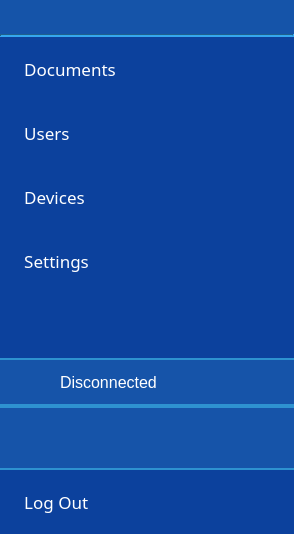
<?xml version="1.0" encoding="UTF-8"?>
<ui version="4.0">
 <class>MenuWidget</class>
 <widget class="QWidget" name="MenuWidget">
  <property name="geometry">
   <rect>
    <x>0</x>
    <y>0</y>
    <width>294</width>
    <height>534</height>
   </rect>
  </property>
  <property name="windowTitle">
   <string>Form</string>
  </property>
  <layout class="QVBoxLayout" name="verticalLayout">
   <property name="spacing">
    <number>0</number>
   </property>
   <property name="leftMargin">
    <number>0</number>
   </property>
   <property name="topMargin">
    <number>0</number>
   </property>
   <property name="rightMargin">
    <number>0</number>
   </property>
   <property name="bottomMargin">
    <number>0</number>
   </property>
   <item>
    <widget class="QWidget" name="widget_menu" native="true">
     <property name="minimumSize">
      <size>
       <width>200</width>
       <height>0</height>
      </size>
     </property>
     <property name="styleSheet">
      <string notr="true">QWidget#widget_menu
{
background-color: rgb(12, 65, 157);
}

QPushButton,
QPushButton:pressed
{
color: rgb(255, 255, 255);
background-color: rgb(12, 65, 157);
text-align: left;
padding-left: 10px;
}

QPushButton:checked
{
background-color: rgb(46, 145, 208);
border: 0;
}</string>
     </property>
     <layout class="QVBoxLayout" name="verticalLayout_8">
      <property name="spacing">
       <number>0</number>
      </property>
      <property name="leftMargin">
       <number>0</number>
      </property>
      <property name="topMargin">
       <number>0</number>
      </property>
      <property name="rightMargin">
       <number>0</number>
      </property>
      <property name="bottomMargin">
       <number>0</number>
      </property>
      <item>
       <layout class="QVBoxLayout" name="verticalLayout_3">
        <item>
         <widget class="QWidget" name="widget_3" native="true">
          <property name="styleSheet">
           <string notr="true">QWidget#widget_3
{
background-color: rgb(21, 84, 169);
}</string>
          </property>
          <layout class="QHBoxLayout" name="horizontalLayout_3">
           <property name="spacing">
            <number>6</number>
           </property>
           <property name="leftMargin">
            <number>25</number>
           </property>
           <property name="topMargin">
            <number>10</number>
           </property>
           <property name="rightMargin">
            <number>10</number>
           </property>
           <property name="bottomMargin">
            <number>10</number>
           </property>
           <item>
            <widget class="QLabel" name="label">
             <property name="maximumSize">
              <size>
               <width>80000</width>
               <height>80000</height>
              </size>
             </property>
             <property name="text">
              <string/>
             </property>
             <property name="pixmap">
              <pixmap resource="../rc/resources.qrc">:/logos/images/logos/parsec_white_small.png</pixmap>
             </property>
             <property name="scaledContents">
              <bool>false</bool>
             </property>
            </widget>
           </item>
          </layout>
         </widget>
        </item>
        <item>
         <widget class="QFrame" name="frame">
          <property name="styleSheet">
           <string notr="true">QFrame#frame
{
background-color: rgb(46, 145, 208);
}</string>
          </property>
          <property name="frameShape">
           <enum>QFrame::HLine</enum>
          </property>
          <property name="frameShadow">
           <enum>QFrame::Sunken</enum>
          </property>
          <property name="lineWidth">
           <number>2</number>
          </property>
         </widget>
        </item>
        <item>
         <widget class="QPushButton" name="button_files">
          <property name="enabled">
           <bool>true</bool>
          </property>
          <property name="minimumSize">
           <size>
            <width>0</width>
            <height>64</height>
           </size>
          </property>
          <property name="maximumSize">
           <size>
            <width>16777215</width>
            <height>64</height>
           </size>
          </property>
          <property name="baseSize">
           <size>
            <width>64</width>
            <height>0</height>
           </size>
          </property>
          <property name="font">
           <font>
            <family>Proxima Nova</family>
            <pointsize>13</pointsize>
            <weight>50</weight>
            <italic>false</italic>
            <bold>false</bold>
           </font>
          </property>
          <property name="layoutDirection">
           <enum>Qt::LeftToRight</enum>
          </property>
          <property name="autoFillBackground">
           <bool>false</bool>
          </property>
          <property name="styleSheet">
           <string notr="true"/>
          </property>
          <property name="text">
           <string>   Documents</string>
          </property>
          <property name="icon">
           <iconset resource="../rc/resources.qrc">
            <normaloff>:/icons/images/icons/menu_folder.png</normaloff>:/icons/images/icons/menu_folder.png</iconset>
          </property>
          <property name="iconSize">
           <size>
            <width>32</width>
            <height>32</height>
           </size>
          </property>
          <property name="checkable">
           <bool>true</bool>
          </property>
          <property name="flat">
           <bool>true</bool>
          </property>
         </widget>
        </item>
        <item>
         <widget class="QPushButton" name="button_users">
          <property name="enabled">
           <bool>true</bool>
          </property>
          <property name="minimumSize">
           <size>
            <width>0</width>
            <height>64</height>
           </size>
          </property>
          <property name="maximumSize">
           <size>
            <width>16777215</width>
            <height>64</height>
           </size>
          </property>
          <property name="baseSize">
           <size>
            <width>0</width>
            <height>64</height>
           </size>
          </property>
          <property name="font">
           <font>
            <family>Proxima Nova</family>
            <pointsize>13</pointsize>
            <weight>50</weight>
            <italic>false</italic>
            <bold>false</bold>
           </font>
          </property>
          <property name="styleSheet">
           <string notr="true"/>
          </property>
          <property name="text">
           <string>   Users</string>
          </property>
          <property name="icon">
           <iconset resource="../rc/resources.qrc">
            <normaloff>:/icons/images/icons/menu_group.png</normaloff>:/icons/images/icons/menu_group.png</iconset>
          </property>
          <property name="iconSize">
           <size>
            <width>32</width>
            <height>32</height>
           </size>
          </property>
          <property name="checkable">
           <bool>true</bool>
          </property>
          <property name="flat">
           <bool>true</bool>
          </property>
         </widget>
        </item>
        <item>
         <widget class="QPushButton" name="button_devices">
          <property name="enabled">
           <bool>true</bool>
          </property>
          <property name="minimumSize">
           <size>
            <width>0</width>
            <height>64</height>
           </size>
          </property>
          <property name="maximumSize">
           <size>
            <width>16777215</width>
            <height>64</height>
           </size>
          </property>
          <property name="baseSize">
           <size>
            <width>0</width>
            <height>64</height>
           </size>
          </property>
          <property name="font">
           <font>
            <family>Proxima Nova</family>
            <pointsize>13</pointsize>
            <weight>50</weight>
            <italic>false</italic>
            <bold>false</bold>
           </font>
          </property>
          <property name="styleSheet">
           <string notr="true"/>
          </property>
          <property name="text">
           <string>   Devices</string>
          </property>
          <property name="icon">
           <iconset resource="../rc/resources.qrc">
            <normaloff>:/icons/images/icons/menu_devices.png</normaloff>:/icons/images/icons/menu_devices.png</iconset>
          </property>
          <property name="iconSize">
           <size>
            <width>32</width>
            <height>32</height>
           </size>
          </property>
          <property name="checkable">
           <bool>true</bool>
          </property>
          <property name="checked">
           <bool>false</bool>
          </property>
          <property name="flat">
           <bool>true</bool>
          </property>
         </widget>
        </item>
        <item>
         <widget class="QPushButton" name="button_settings">
          <property name="enabled">
           <bool>true</bool>
          </property>
          <property name="minimumSize">
           <size>
            <width>0</width>
            <height>64</height>
           </size>
          </property>
          <property name="maximumSize">
           <size>
            <width>16777215</width>
            <height>64</height>
           </size>
          </property>
          <property name="baseSize">
           <size>
            <width>0</width>
            <height>64</height>
           </size>
          </property>
          <property name="font">
           <font>
            <family>Proxima Nova</family>
            <pointsize>13</pointsize>
            <weight>50</weight>
            <italic>false</italic>
            <bold>false</bold>
           </font>
          </property>
          <property name="styleSheet">
           <string notr="true"/>
          </property>
          <property name="text">
           <string>   Settings</string>
          </property>
          <property name="icon">
           <iconset resource="../rc/resources.qrc">
            <normaloff>:/icons/images/icons/menu_settings.png</normaloff>:/icons/images/icons/menu_settings.png</iconset>
          </property>
          <property name="iconSize">
           <size>
            <width>32</width>
            <height>32</height>
           </size>
          </property>
          <property name="checkable">
           <bool>true</bool>
          </property>
          <property name="flat">
           <bool>true</bool>
          </property>
         </widget>
        </item>
        <item>
         <spacer name="verticalSpacer">
          <property name="orientation">
           <enum>Qt::Vertical</enum>
          </property>
          <property name="sizeHint" stdset="0">
           <size>
            <width>20</width>
            <height>40</height>
           </size>
          </property>
         </spacer>
        </item>
        <item>
         <widget class="QWidget" name="widget_connection" native="true">
          <property name="styleSheet">
           <string notr="true">QWidget#widget_connection
{
border-top: 2px solid rgb(46, 146, 208);
border-bottom: 2px solid rgb(46, 146, 208);
color: rgb(255, 255, 255);
text-align: left;
padding-left: 10px;
background-color: rgb(22, 84, 169);
}
</string>
          </property>
          <layout class="QHBoxLayout" name="horizontalLayout_6">
           <item>
            <widget class="QLabel" name="label_connection_icon">
             <property name="minimumSize">
              <size>
               <width>45</width>
               <height>30</height>
              </size>
             </property>
             <property name="maximumSize">
              <size>
               <width>45</width>
               <height>30</height>
              </size>
             </property>
             <property name="text">
              <string/>
             </property>
             <property name="pixmap">
              <pixmap resource="../rc/resources.qrc">:/icons/images/icons/cloud_offline.png</pixmap>
             </property>
             <property name="scaledContents">
              <bool>true</bool>
             </property>
            </widget>
           </item>
           <item>
            <widget class="QLabel" name="label_connection_text">
             <property name="font">
              <font>
               <pointsize>12</pointsize>
              </font>
             </property>
             <property name="styleSheet">
              <string notr="true">color: rgb(255, 255, 255);</string>
             </property>
             <property name="text">
              <string>Disconnected</string>
             </property>
            </widget>
           </item>
          </layout>
         </widget>
        </item>
        <item>
         <widget class="QWidget" name="widget_info" native="true">
          <property name="minimumSize">
           <size>
            <width>0</width>
            <height>64</height>
           </size>
          </property>
          <property name="maximumSize">
           <size>
            <width>16777215</width>
            <height>64</height>
           </size>
          </property>
          <property name="styleSheet">
           <string notr="true">QWidget#widget_info
{
border-top: 2px solid rgb(46, 146, 208);
border-bottom: 2px solid rgb(46, 146, 208);
color: rgb(255, 255, 255);
text-align: left;
padding-left: 10px;
background-color: rgb(22, 84, 169);
}
</string>
          </property>
          <layout class="QHBoxLayout" name="horizontalLayout_9">
           <property name="spacing">
            <number>0</number>
           </property>
           <property name="leftMargin">
            <number>15</number>
           </property>
           <property name="topMargin">
            <number>0</number>
           </property>
           <property name="rightMargin">
            <number>0</number>
           </property>
           <property name="bottomMargin">
            <number>0</number>
           </property>
           <item>
            <widget class="QLabel" name="label_4">
             <property name="minimumSize">
              <size>
               <width>28</width>
               <height>35</height>
              </size>
             </property>
             <property name="maximumSize">
              <size>
               <width>28</width>
               <height>35</height>
              </size>
             </property>
             <property name="text">
              <string/>
             </property>
             <property name="pixmap">
              <pixmap resource="../rc/resources.qrc">:/icons/images/icons/user_menu.png</pixmap>
             </property>
             <property name="scaledContents">
              <bool>true</bool>
             </property>
             <property name="alignment">
              <set>Qt::AlignCenter</set>
             </property>
            </widget>
           </item>
           <item>
            <layout class="QVBoxLayout" name="verticalLayout_7">
             <property name="spacing">
              <number>0</number>
             </property>
             <property name="leftMargin">
              <number>20</number>
             </property>
             <item>
              <widget class="QLabel" name="label_username">
               <property name="font">
                <font>
                 <pointsize>12</pointsize>
                 <weight>75</weight>
                 <bold>true</bold>
                </font>
               </property>
               <property name="styleSheet">
                <string notr="true">QLabel#label_username
{
color: rgb(255, 255, 255);
}</string>
               </property>
               <property name="text">
                <string/>
               </property>
              </widget>
             </item>
             <item>
              <widget class="QLabel" name="label_device">
               <property name="font">
                <font>
                 <pointsize>12</pointsize>
                 <weight>75</weight>
                 <bold>true</bold>
                </font>
               </property>
               <property name="styleSheet">
                <string notr="true">QLabel#label_device
{
color: rgb(255, 255, 255);
}</string>
               </property>
               <property name="text">
                <string/>
               </property>
              </widget>
             </item>
            </layout>
           </item>
          </layout>
         </widget>
        </item>
        <item>
         <widget class="QPushButton" name="button_logout">
          <property name="enabled">
           <bool>true</bool>
          </property>
          <property name="minimumSize">
           <size>
            <width>0</width>
            <height>64</height>
           </size>
          </property>
          <property name="maximumSize">
           <size>
            <width>16777215</width>
            <height>64</height>
           </size>
          </property>
          <property name="baseSize">
           <size>
            <width>0</width>
            <height>64</height>
           </size>
          </property>
          <property name="font">
           <font>
            <family>Proxima Nova</family>
            <pointsize>13</pointsize>
            <weight>50</weight>
            <italic>false</italic>
            <bold>false</bold>
           </font>
          </property>
          <property name="styleSheet">
           <string notr="true"/>
          </property>
          <property name="text">
           <string>   Log Out</string>
          </property>
          <property name="icon">
           <iconset resource="../rc/resources.qrc">
            <normaloff>:/icons/images/icons/menu_logout.png</normaloff>:/icons/images/icons/menu_logout.png</iconset>
          </property>
          <property name="iconSize">
           <size>
            <width>32</width>
            <height>32</height>
           </size>
          </property>
          <property name="checkable">
           <bool>false</bool>
          </property>
          <property name="flat">
           <bool>true</bool>
          </property>
         </widget>
        </item>
       </layout>
      </item>
     </layout>
    </widget>
   </item>
  </layout>
 </widget>
 <resources>
  <include location="../rc/resources.qrc"/>
 </resources>
 <connections/>
</ui>
